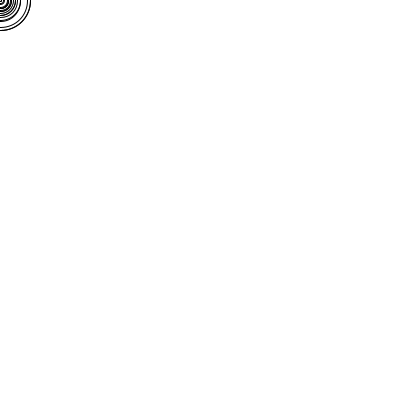
Frame 1 (no input)
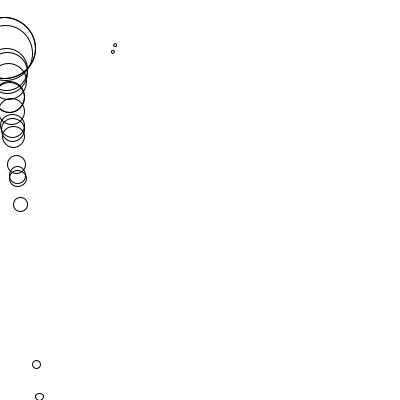
Frame 60 (the mouse pressed at the canvas centre just before this capture)
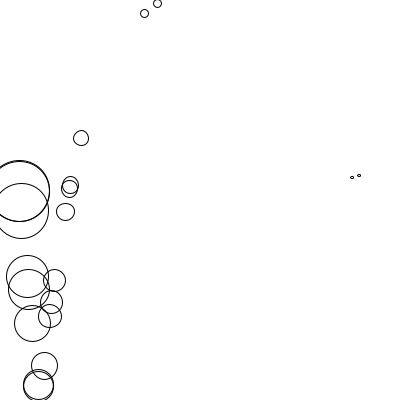
Frame 120 (the mouse held since frame 60 and released just before this capture)

The Processing sketch that drew these frames (run headless with seeded random() and noise(); from frame 60 on, the mouse is pressed at the canvas centre):

// Processing sketch: force_gravity
// ── force_gravity.pde
Mover[] movers = new Mover[20];

void setup() {
  size(400, 400);

  for (int i= 0; i < movers.length; i++) {
    movers[i] = new Mover(random(0.1, 4), 0, 0);
  }
}

void draw() {
  background(255);

  for (int i = 0; i < movers.length; i++) {
    PVector wind = new PVector(0.01, 0);
    PVector gravity = new PVector(0, 0.1);
  
    movers[i].applyForce(wind);
    movers[i].applyForce(gravity);

    movers[i].update();
    movers[i].display();
    movers[i].checkEdges();
  }
}
// ── Mover.pde
class Mover{

  PVector position;
  PVector velocity;
  PVector acceleration;
  float mass;
  
  Mover(float m, float x, float y){
    mass = m;
    position = new PVector(x, y);
    velocity = new PVector(0,0);
    acceleration = new PVector(0, 0);
  }
  
  void applyForce(PVector force){
    PVector f = PVector.div(force, mass); //Make a copy of the force vector to not overwrite it.
    acceleration.add(f);
  }
  
  void update(){        
    velocity.add(acceleration);
    position.add(velocity);
    acceleration.mult(0);
  }

  void display(){
    noFill();
    stroke(0);
    ellipse(position.x, position.y, mass*16, mass*16);
  }
  
  void checkEdges(){
    if(position.x > width){
      position.x = width;
      velocity.x *= -1;
    } else if(position.x < 0){
      velocity.x *= -1;
      position.x = 0;
    }
    
    if(position.y > height){
      velocity.y *= -1;
      position.y = height;
    }
  }
}
